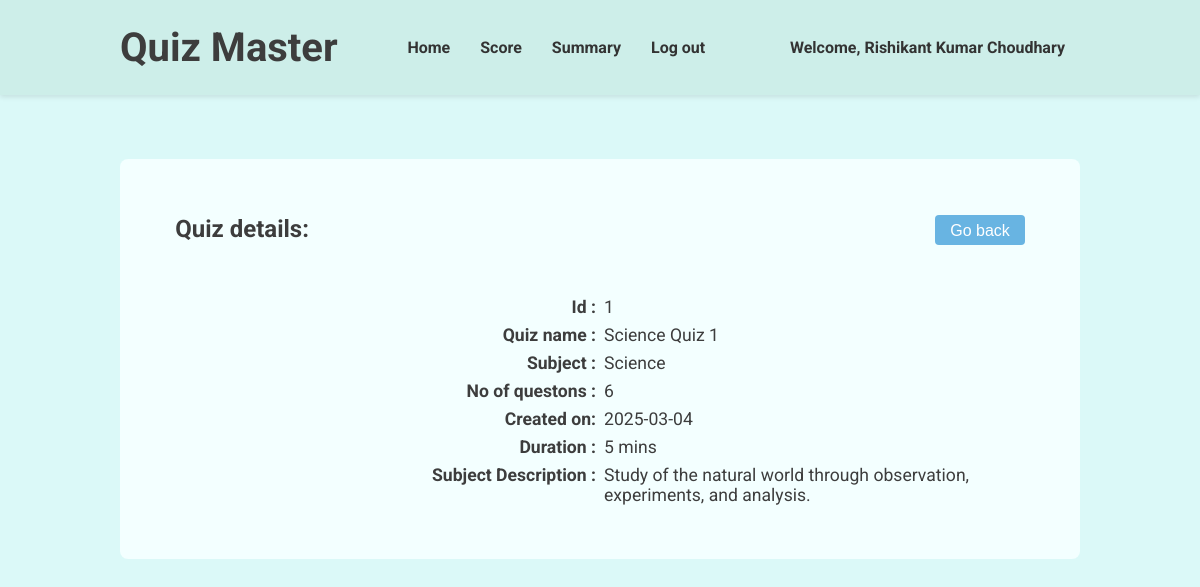
Page /show-quiz/1 (signed in) on the committed database.
### models.py (models this page shows, shortened)
class User(db.Model, UserMixin):
    __tablename__ = 'users'
    id = db.Column(db.Integer, primary_key=True)
    username = db.Column(db.String(80), unique=True, nullable=False)
    passhash = db.Column(db.String(256), nullable=False)
    fullname = db.Column(db.String(80), nullable=False)
    qualification = db.Column(db.String(80), nullable=False)
    dob = db.Column(db.Date, nullable=False)
    is_admin = db.Column(db.Boolean, nullable=False, default=False)
    is_ban = db.Column(db.Boolean, nullable=False, default=False)
    @property
    def password(self):
        raise AttributeError('Password is not a readable attribute')

class Quizzes(db.Model):
    __tablename__ = 'quizzes'
    quizid = db.Column(db.Integer, primary_key=True)
    quizname = db.Column(db.String(80), unique=False, nullable=False)
    subjectid = db.Column(db.Integer, db.ForeignKey('subjects.subjectid'), nullable=False)
    duration = db.Column(db.Integer, nullable=False)
    quizdate = db.Column(db.Date, nullable=False)
    questions = db.relationship('Questions', backref='quiz', lazy=True)

class Subjects(db.Model):
    __tablename__ = 'subjects'
    subjectid = db.Column(db.Integer, primary_key=True)
    subjectname = db.Column(db.String(80), unique=False, nullable=False)
    subjectdesc = db.Column(db.String(512), nullable=False)
    chapters = db.relationship('Chapters', backref='subject', lazy=True)

### routes.py (the view)
@app.route('/show-quiz/<int:quiz_id>')
@login_required
def show_quiz(quiz_id):
    return render_template('show-quiz.html', user = current_user, quiz = Quizzes.query.get(quiz_id),subject = Subjects.query.get(Quizzes.query.get(quiz_id).subjectid))

### app.py (called while the page is built)
@login_manager.user_loader
def load_user(userid):
    return models.User.query.get(int(userid))

### templates/show-quiz.html (shortened to what this page needs)
{% extends "base.html" %} {% block title %}Show Quiz | Quiz Master{% endblock %}
{% block stylesheet %}
<link rel="stylesheet" href="{{ url_for('static', filename='navbar.css') }}" />
{% endblock %} {% block navbar %}
<header>
  <div class="header-container">
    <h1>Quiz Master</h1>
    <nav>
      <ul>
        <li>
          <a href="/dashboard">Home</a>
        </li>
        <li>
          <a href="/score">Score</a>
        </li>
        <li>
          <a href="/summary">Summary</a>
        </li>
        <li>
          <a href="/logout">Log out</a>
        </li>
      </ul>
    </nav>
    <a href="/profile">Welcome, {{ user.fullname}}</a>
  </div>
</header>
{% endblock %} {% block content %}
<main>
  <div class="sub-header">
    <h2>Quiz details:</h2>
    <button onclick="goBack()">Go back</button>
  </div>
  <div class="quiz-content">
    <p><b>Id :</b></p>
    <p>{{quiz.quizid}}</p>
    <p><b>Quiz name :</b></p>
    <p>{{quiz.quizname}}</p>
    <p><b>Subject :</b></p>
    <p>{{subject.subjectname}}</p>
    <p><b>No of questons :</b></p>
    <p>{{quiz.questions | length }}</p>
    <p><b>Created on:</b></p>
    <p>{{quiz.quizdate}}</p>
    <p><b>Duration :</b></p>
    <p>{{quiz.duration}} mins</p>
    <p>
      <b>Subject Description :</b>
    </p>
    <p>{{subject.subjectdesc}}</p>
  </div>
</main>
{% endblock %}

### static/index.css (style rules this page uses)
* { margin: 0; padding: 0; box-sizing: border-box; }
body { background-color: #dbf9f8; color: #3d3d3d; font-family: 'roboto', sans-serif; }
main { margin-bottom: 3rem; }

### static/navbar.css (style rules this page uses)
header { background-color: #cdeee9; padding: 1.5rem; box-shadow: 0 2px 5px rgba(0, 0, 0, 0.1); }
.header-container { margin: auto; width: 80vw; display: flex; justify-content: space-between; align-items: center; }
header h1 { margin: 0; font-size: 2.5rem; color: #3d3d3d; }
header nav ul { list-style: none; display: flex; }
header a { margin: 0 15px; text-decoration: none; color: #333; font-weight: bold; }

### templates/show-quiz.html (style rules this page uses)
main { margin: 4rem 0; padding: 0.5rem; min-height: 50vh; display: flex; flex-direction: column; align-items: center; background-color: #f3ffff; border-radius: 0.5rem; }
.sub-header { margin: 3rem 0; width: 90%; display: flex; justify-content: space-between; }
.sub-header h2 { font-size: 1.5rem; }
.sub-header button { padding: 7px 15px 5px; font-size: 1rem; background-color: #68b4e2; color: #fff; border: none; border-radius: 0.25rem; cursor: pointer; }
.quiz-content { margin-bottom: 2rem; width: 80%; display: grid; grid-template-columns: 1fr 1fr; font-size: 1.1rem; }
.quiz-content p b { text-align: right; display: block; }
.quiz-content p { margin: 0.25rem; }

### rows in the picture
User: fullname "Rishikant Kumar Choudhary"
Quizzes: quizid "1", quizname "Science Quiz 1", quizdate "2025-03-04", duration "5"
Subjects: subjectname "Science", subjectdesc "Study of the natural world through observation, experiments, and analysis."

### other values in the picture
{{ quiz.questions | length }} "6"
